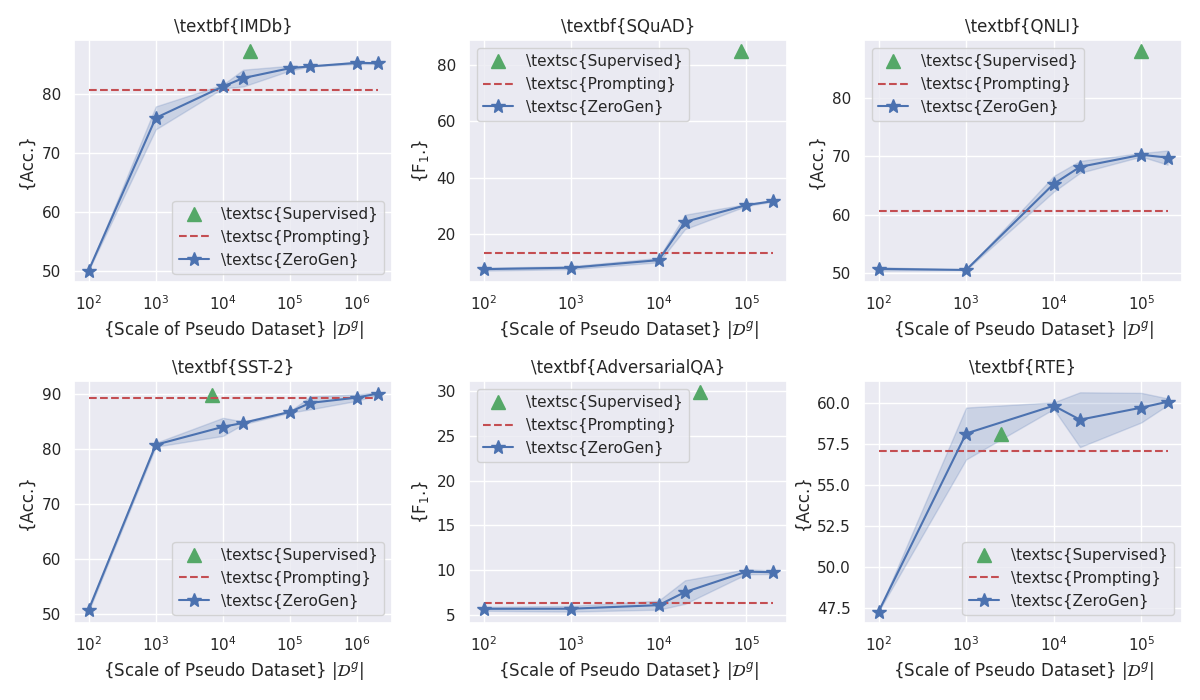

Reproduce this figure in Python.
import numpy as np
import matplotlib
import matplotlib.pyplot as plt
import seaborn as sns
import os

current_path = os.path.abspath(__file__)
father_path = os.path.abspath(os.path.dirname(current_path) + os.path.sep + ".")


def plot():
    # Write the relative path from the name of this file
    relative_save_path = "fig2.png"

    save_path = os.path.join(father_path, relative_save_path)


    plt.rcParams['text.usetex'] = True
    # matplotlib.rcParams.update({'font.size': 4})
    # sns.set_style('whitegrid')
    sns.set()
    fig, axs = plt.subplots(2, 3, figsize=(12,7))


    xs = [[100, 1000, 10000, 20000, 100000, 200000, 1000000, 2000000],
         [100, 1000, 10000, 20000, 100000, 200000],
         [100, 1000, 10000, 20000, 100000, 200000],
         [100, 1000, 10000, 20000, 100000, 200000, 1000000, 2000000],
         [100, 1000, 10000, 20000, 100000, 200000],
         [100, 1000, 10000, 20000, 100000, 200000],
         ]
    means = [np.array([50.00, 75.93, 81.27, 82.69, 84.38, 84.68, 85.28, 85.22]),
              np.array([7.71, 8.22, 10.90, 24.40, 30.33, 31.71]),
              np.array([50.71, 50.52, 65.29, 68.21, 70.28, 69.81]),
              np.array([50.74, 80.73, 83.98, 84.70, 86.71, 88.33, 89.30, 90.02]),  # sst-2
              np.array([5.69, 5.70, 6.10, 7.56, 9.83, 9.78]),
              np.array([47.29, 58.12, 59.81, 58.96, 59.69, 60.05]),
              ]
    stds = [np.array([0.0000,1.9486,0.3113,1.4269,0.4080,0.0000,0.1852,0.1308]),
              np.array([0.5077,0.5273,0.7694,2.5424,0.3309,0.1607]),
              np.array([0.2994,0.0173,1.3481,1.0254,0.2991,1.2152]),
              np.array([0.3060, 0.3450, 1.6390, 0.2524, 0.1480, 1.1677, 0.5853, 0.2350]),  # sst-2
              np.array([0.2155,0.3190,0.5032,1.3134,0.2815,0.2040]),
              np.array([0.0000,1.5784,0.2050,1.6657,0.9007,0.2078]),
              ]
    sls = [(25000, 87.24),(87000, 84.67),(100000, 88.05),(6900, 89.68),(30000, 29.85),(2500, 58.12)]
    promptings = [80.64,13.32,60.6,89.22,6.3,57.04]
    y_labels = [r'{Acc.}',r'{F$_1$.}',r'{Acc.}',r'{Acc.}',r'{F$_1$.}',r'{Acc.}']
    x_labels = [r'{Scale of Pseudo Dataset} $|\mathcal{D}^g|$']*6
    titles = [r'\textbf{IMDb}', r'\textbf{SQuAD}', r'\textbf{QNLI}', r'\textbf{SST-2}', r'\textbf{AdversarialQA}', r'\textbf{RTE}']

    for i in range(2):
        for j in range(3):
            idx = i*3+j

            axs[i,j].plot(*sls[idx], 'g^', label=r'\textsc{Supervised}', markersize=10)
            axs[i,j].plot(xs[idx], [promptings[idx]] * len(xs[idx]), 'r--', label=r'\textsc{Prompting}', markersize=10)
            axs[i,j].plot(xs[idx], means[idx], 'b-', label=r'\textsc{ZeroGen}', marker='*', markersize=10)
            axs[i,j].fill_between(xs[idx], means[idx] - stds[idx], means[idx] + stds[idx], color='b', alpha=0.2)
            axs[i,j].set_xticks(xs[idx])
            axs[i, j].set_xticklabels(xs[idx])
            axs[i, j].set_xscale('log')
            axs[i,j].set_xlabel(x_labels[idx])
            axs[i, j].set_title(titles[idx])
            axs[i,j].set_ylabel(y_labels[idx])
            axs[i,j].legend()
    plt.tight_layout()
    plt.show()

    fig.savefig(save_path)

    return relative_save_path
